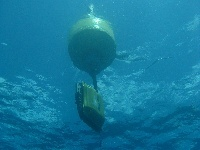
#> input picture preproc_alex/out.jpg, 200 x 150 px
$ python img.py
#> lines starting #> are read from the running program, lines starting #| are printed output that depends on the picture
import cv2 # For OpenCV modules (For Image I/O and Contour Finding)
import numpy as np # For general purpose array manipulation
import scipy.fftpack # For FFT2
import timeit

#### imclearborder definition

# [51 lines left out: functions imclearborder, bwareaopen, not called in this run]

#### Main program
def main():
    # Read in image
    img = cv2.imread('out.jpg', 0)
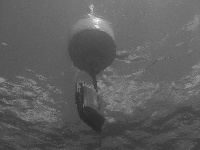
#> img: shape (150, 200); min 37, max 245, mean 94.9

    # Number of rows and columns
    rows = img.shape[0]
#> rows = 150
    cols = img.shape[1]
#> cols = 200

    # Remove some columns from the beginning and end


    # Number of rows and columns
    #rows = img.shape[0]
    #cols = img.shape[1]
    #print rows, cols

    # Convert image to 0 to 1, then do log(1 + I)
    imgLog = np.log1p(np.array(img, dtype="float") / 255)
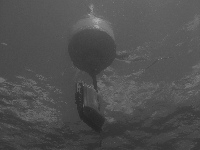
#> imgLog: shape (150, 200) float64; min 0.135, max 0.673, mean 0.315

    # Create Gaussian mask of sigma = 10
    M = 2*rows + 1
#> M = 301
    N = 2*cols + 1
#> N = 401
    sigma = 10
    (X,Y) = np.meshgrid(np.linspace(0,N-1,N), np.linspace(0,M-1,M))
    centerX = np.ceil(N/2)
#> centerX = 201
    centerY = np.ceil(M/2)
#> centerY = 151
    gaussianNumerator = (X - centerX)**2 + (Y - centerY)**2

    # Low pass and high pass filters
    Hlow = np.exp(-gaussianNumerator / (2*sigma*sigma))
    Hhigh = 1 - Hlow

    # Move origin of filters so that it's at the top left corner to
    # match with the input image
    HlowShift = scipy.fftpack.ifftshift(Hlow.copy())
    HhighShift = scipy.fftpack.ifftshift(Hhigh.copy())

    # Filter the image and crop
    If = scipy.fftpack.fft2(imgLog.copy(), (M,N))
#> (the run stopped early here; a loop or call above may not have finished)
